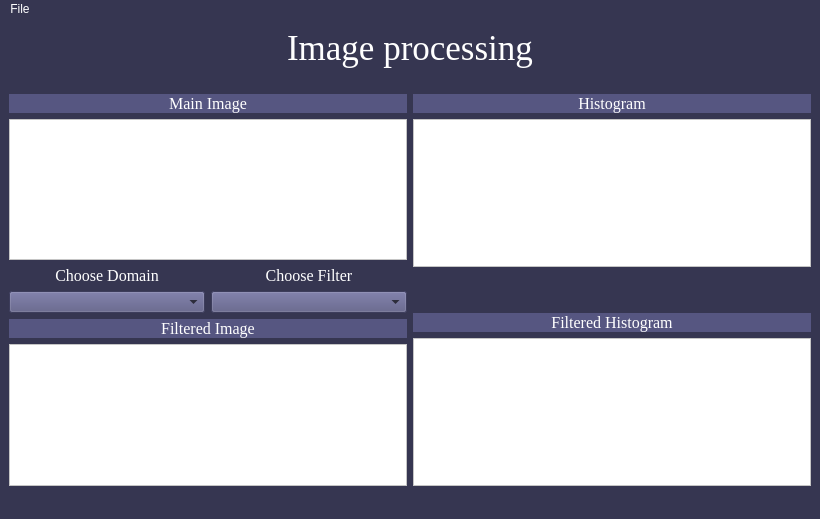
<?xml version="1.0" encoding="UTF-8"?>
<ui version="4.0">
 <class>MainWindow</class>
 <widget class="QMainWindow" name="MainWindow">
  <property name="geometry">
   <rect>
    <x>0</x>
    <y>0</y>
    <width>820</width>
    <height>519</height>
   </rect>
  </property>
  <property name="windowTitle">
   <string>Task1 Image Processing</string>
  </property>
  <property name="windowIcon">
   <iconset>
    <normaloff>images/icon.jpg</normaloff>images/icon.jpg</iconset>
  </property>
  <property name="styleSheet">
   <string notr="true">background-color: rgb(54, 54, 81);
border-color: rgb(170, 170, 255);</string>
  </property>
  <widget class="QWidget" name="centralwidget">
   <layout class="QGridLayout" name="gridLayout">
    <item row="2" column="0">
     <layout class="QHBoxLayout" name="horizontalLayout">
      <item>
       <layout class="QVBoxLayout" name="verticalLayout_main">
        <item>
         <layout class="QVBoxLayout" name="verticalLayout_mainlable">
          <item>
           <spacer name="horizontalSpacer_3">
            <property name="orientation">
             <enum>Qt::Horizontal</enum>
            </property>
            <property name="sizeHint" stdset="0">
             <size>
              <width>40</width>
              <height>20</height>
             </size>
            </property>
           </spacer>
          </item>
          <item>
           <widget class="QLabel" name="mainimage">
            <property name="font">
             <font>
              <family>Times New Roman</family>
              <pointsize>12</pointsize>
              <weight>75</weight>
              <bold>true</bold>
             </font>
            </property>
            <property name="styleSheet">
             <string notr="true">background-color: rgb(86, 86, 129);</string>
            </property>
            <property name="text">
             <string>&lt;html&gt;&lt;head/&gt;&lt;body&gt;&lt;p align=&quot;center&quot;&gt;&lt;span style=&quot; font-weight:400; color:#ffffff;&quot;&gt;Main Image&lt;/span&gt;&lt;/p&gt;&lt;/body&gt;&lt;/html&gt;</string>
            </property>
           </widget>
          </item>
         </layout>
        </item>
        <item>
         <widget class="QGraphicsView" name="graphicsView_main_mage">
          <property name="styleSheet">
           <string notr="true">background-color: rgb(255, 255, 255);</string>
          </property>
         </widget>
        </item>
        <item>
         <layout class="QHBoxLayout" name="horizontalLayout_combobox">
          <item>
           <layout class="QVBoxLayout" name="verticalLayout_2">
            <item>
             <widget class="QLabel" name="label_choosefilter">
              <property name="font">
               <font>
                <family>Times New Roman</family>
                <pointsize>12</pointsize>
               </font>
              </property>
              <property name="text">
               <string>&lt;html&gt;&lt;head/&gt;&lt;body&gt;&lt;p align=&quot;center&quot;&gt;&lt;span style=&quot; color:#ffffff;&quot;&gt;Choose Domain&lt;/span&gt;&lt;/p&gt;&lt;/body&gt;&lt;/html&gt;</string>
              </property>
             </widget>
            </item>
            <item>
             <widget class="QComboBox" name="choosefilters">
              <property name="styleSheet">
               <string notr="true">background-color: rgb(86, 86, 129);</string>
              </property>
             </widget>
            </item>
           </layout>
          </item>
          <item>
           <layout class="QVBoxLayout" name="verticalLayout_domain">
            <item>
             <widget class="QLabel" name="label_choosedomain">
              <property name="font">
               <font>
                <family>Times New Roman</family>
                <pointsize>12</pointsize>
               </font>
              </property>
              <property name="text">
               <string>&lt;html&gt;&lt;head/&gt;&lt;body&gt;&lt;p align=&quot;center&quot;&gt;&lt;span style=&quot; color:#ffffff;&quot;&gt;Choose Filter&lt;/span&gt;&lt;/p&gt;&lt;/body&gt;&lt;/html&gt;</string>
              </property>
             </widget>
            </item>
            <item>
             <widget class="QComboBox" name="choosedomain">
              <property name="styleSheet">
               <string notr="true">background-color: rgb(86, 86, 129);</string>
              </property>
             </widget>
            </item>
           </layout>
          </item>
         </layout>
        </item>
        <item>
         <widget class="QLabel" name="outputimage_lable">
          <property name="font">
           <font>
            <family>Times New Roman</family>
            <pointsize>12</pointsize>
           </font>
          </property>
          <property name="styleSheet">
           <string notr="true">background-color: rgb(86, 86, 129);</string>
          </property>
          <property name="text">
           <string>&lt;html&gt;&lt;head/&gt;&lt;body&gt;&lt;p align=&quot;center&quot;&gt;&lt;span style=&quot; color:#ffffff;&quot;&gt;Filtered Image&lt;/span&gt;&lt;/p&gt;&lt;/body&gt;&lt;/html&gt;</string>
          </property>
         </widget>
        </item>
        <item>
         <widget class="QGraphicsView" name="graphicsViewfilter">
          <property name="styleSheet">
           <string notr="true">background-color: rgb(255, 255, 255);</string>
          </property>
         </widget>
        </item>
       </layout>
      </item>
      <item>
       <layout class="QVBoxLayout" name="verticalLayout_gistogram">
        <item>
         <spacer name="horizontalSpacer">
          <property name="orientation">
           <enum>Qt::Horizontal</enum>
          </property>
          <property name="sizeHint" stdset="0">
           <size>
            <width>40</width>
            <height>20</height>
           </size>
          </property>
         </spacer>
        </item>
        <item>
         <widget class="QLabel" name="label_histogram">
          <property name="maximumSize">
           <size>
            <width>16777215</width>
            <height>21</height>
           </size>
          </property>
          <property name="font">
           <font>
            <family>Times New Roman</family>
            <pointsize>12</pointsize>
           </font>
          </property>
          <property name="styleSheet">
           <string notr="true">background-color: rgb(86, 86, 129);</string>
          </property>
          <property name="text">
           <string>&lt;html&gt;&lt;head/&gt;&lt;body&gt;&lt;p align=&quot;center&quot;&gt;&lt;span style=&quot; color:#ffffff;&quot;&gt;Histogram&lt;/span&gt;&lt;/p&gt;&lt;/body&gt;&lt;/html&gt;</string>
          </property>
         </widget>
        </item>
        <item>
         <widget class="QGraphicsView" name="graphicsView_histo">
          <property name="styleSheet">
           <string notr="true">background-color: rgb(255, 255, 255);</string>
          </property>
         </widget>
        </item>
        <item>
         <spacer name="horizontalSpacer_2">
          <property name="orientation">
           <enum>Qt::Horizontal</enum>
          </property>
          <property name="sizeHint" stdset="0">
           <size>
            <width>40</width>
            <height>20</height>
           </size>
          </property>
         </spacer>
        </item>
        <item>
         <spacer name="horizontalSpacer_4">
          <property name="orientation">
           <enum>Qt::Horizontal</enum>
          </property>
          <property name="sizeHint" stdset="0">
           <size>
            <width>40</width>
            <height>20</height>
           </size>
          </property>
         </spacer>
        </item>
        <item>
         <widget class="QLabel" name="label_filteredhisto">
          <property name="font">
           <font>
            <family>Times New Roman</family>
            <pointsize>12</pointsize>
           </font>
          </property>
          <property name="styleSheet">
           <string notr="true">background-color: rgb(86, 86, 129);</string>
          </property>
          <property name="text">
           <string>&lt;html&gt;&lt;head/&gt;&lt;body&gt;&lt;p align=&quot;center&quot;&gt;&lt;span style=&quot; color:#ffffff;&quot;&gt;Filtered Histogram&lt;/span&gt;&lt;/p&gt;&lt;/body&gt;&lt;/html&gt;</string>
          </property>
         </widget>
        </item>
        <item>
         <widget class="QGraphicsView" name="graphicsView_filtered_histo">
          <property name="styleSheet">
           <string notr="true">background-color: rgb(255, 255, 255);</string>
          </property>
         </widget>
        </item>
       </layout>
      </item>
     </layout>
    </item>
    <item row="1" column="0">
     <widget class="QLabel" name="label">
      <property name="font">
       <font>
        <family>Times New Roman</family>
        <pointsize>28</pointsize>
       </font>
      </property>
      <property name="text">
       <string>&lt;html&gt;&lt;head/&gt;&lt;body&gt;&lt;p align=&quot;center&quot;&gt;&lt;span style=&quot; font-size:26pt; color:#ffffff;&quot;&gt;Image processing&lt;/span&gt;&lt;/p&gt;&lt;/body&gt;&lt;/html&gt;</string>
      </property>
     </widget>
    </item>
   </layout>
  </widget>
  <widget class="QMenuBar" name="menubar">
   <property name="geometry">
    <rect>
     <x>0</x>
     <y>0</y>
     <width>820</width>
     <height>21</height>
    </rect>
   </property>
   <property name="styleSheet">
    <string notr="true">color: rgb(255, 255, 255);</string>
   </property>
   <widget class="QMenu" name="menuFile">
    <property name="font">
     <font>
      <family>Times New Roman</family>
      <pointsize>12</pointsize>
     </font>
    </property>
    <property name="autoFillBackground">
     <bool>false</bool>
    </property>
    <property name="styleSheet">
     <string notr="true">color: rgb(255, 255, 255);
</string>
    </property>
    <property name="title">
     <string>File</string>
    </property>
    <addaction name="actionOpen"/>
    <addaction name="actionSave"/>
   </widget>
   <addaction name="menuFile"/>
  </widget>
  <widget class="QStatusBar" name="statusbar">
   <property name="font">
    <font>
     <family>Times New Roman</family>
     <pointsize>12</pointsize>
    </font>
   </property>
   <property name="styleSheet">
    <string notr="true">color: rgb(255, 255, 255);</string>
   </property>
  </widget>
  <action name="actionOpen">
   <property name="icon">
    <iconset>
     <normaloff>images/open.jpg</normaloff>images/open.jpg</iconset>
   </property>
   <property name="text">
    <string>Open</string>
   </property>
  </action>
  <action name="actionSave">
   <property name="icon">
    <iconset>
     <normaloff>images/save.png</normaloff>images/save.png</iconset>
   </property>
   <property name="text">
    <string>Save</string>
   </property>
   <property name="font">
    <font>
     <family>Times New Roman</family>
     <pointsize>12</pointsize>
    </font>
   </property>
  </action>
 </widget>
 <resources/>
 <connections/>
</ui>
